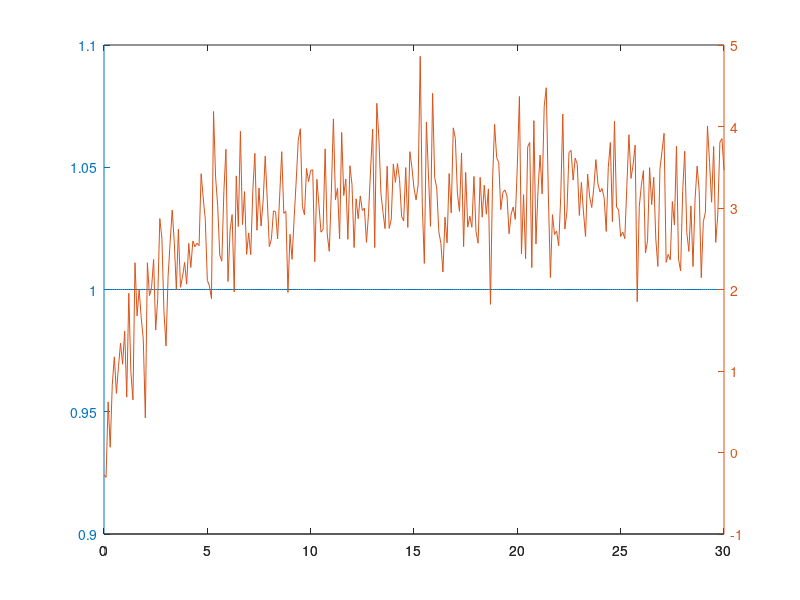
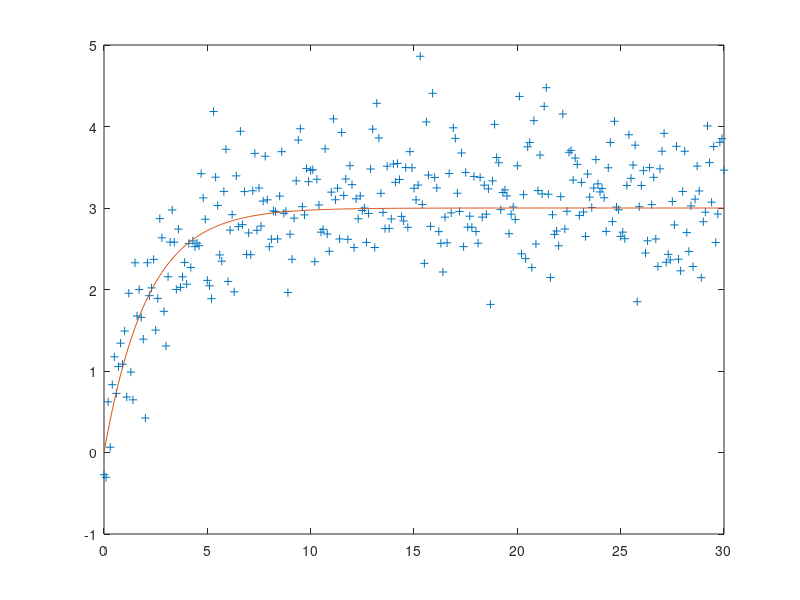

These charts were generated, in order, by the following MATLAB code:
close all;
clear all;

load('SprungAntwortSystem1.mat');
% Alles 0, ab t=0 Sprung auf 1

figure(1);
plotyy(tk,uk,tk,yk)

J_min=1e9;
iter_K = 0;
iter_Tau = 0;

for K = 1: 0.5 : 5
    iter_K = iter_K+1;
    iter_Tau=0;
    
    for Tau = 1 : 0.05 : 4 

        iter_Tau = iter_Tau+1;

        
        G=tf(K, [Tau,1]);
        %figure(2)

        yk_sim = lsim(G,uk,tk);
        %[Y,t,X] = step(G,tk)

        %figure(2)
        %plot(tk,yk,'+',tk,yk_sim)


        % Objective/Cost function
        yk_sim = yk_sim';
        J = sum((yk-yk_sim).^2);
        
        J_vec(iter_K,iter_Tau) = J;
        if J<J_min
            K_min=K
            J_min=J
            Tau_min=Tau
            
            pause(0.001)
            figure(2)
            plot(tk,yk,'+',tk,yk_sim)
        end
    end
    
end


%J_min
%min(min(J_vec))

%mesh(j_vec)

